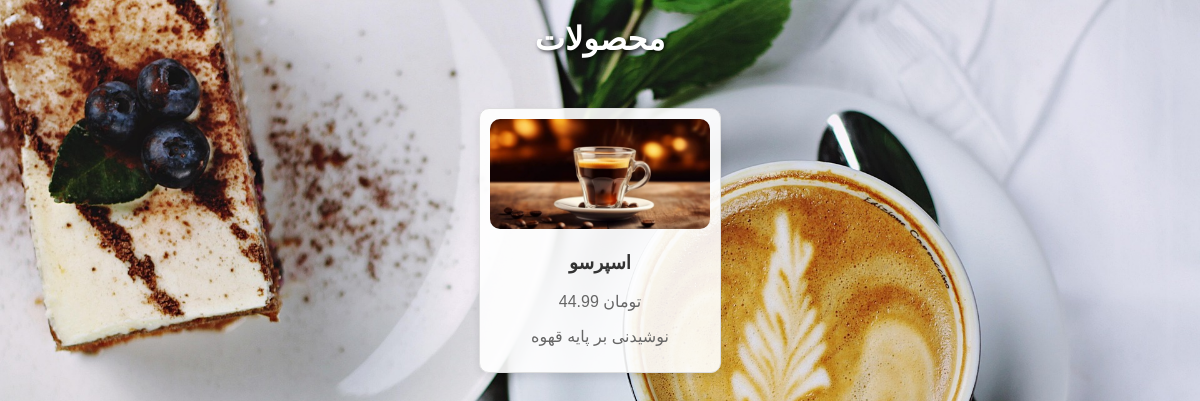
The page /store/ on the database as committed earlier.
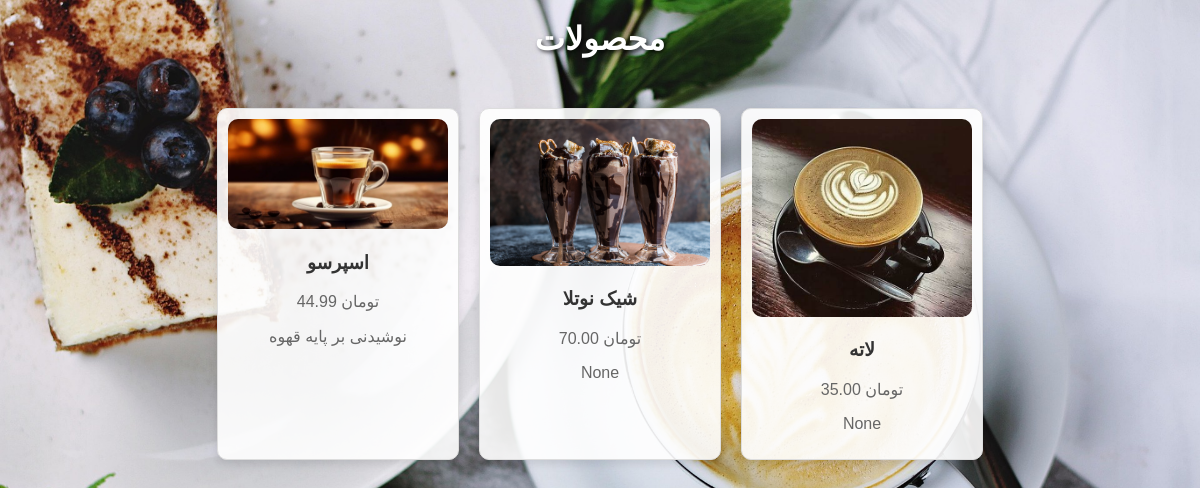
The same page on the database as committed later.
### mainapp/models.py (models this page shows, shortened)
class Product(models.Model):
    CATEGORY_CHOICES = [
        ('hot_drinks', 'نوشیدنی گرم'),
        ('cold_drinks', 'نوشیدنی سرد'),
        ('cakes', 'کیک'),
    ]
    category = models.CharField(_("دسته بندی محصول"),max_length=20, choices=CATEGORY_CHOICES, default='hot_drinks')
    name = models.CharField(_('نام'), max_length=255)
    description = models.CharField( _("توضیحات"), max_length=255, blank=True, null=True)
    price = models.DecimalField(_("قیمت"),default=0, max_digits=10, decimal_places=2, validators=[validators.MinValueValidator(0)])
    timeNeeded = models.IntegerField(_("زمان مورد نیاز"),default=0, validators=[validators.MaxValueValidator(60)])
    coffee = models.PositiveIntegerField(_("قهوه"),default=0)
    milk = models.PositiveIntegerField(_("شیر"),default=0)
    chocolate = models.PositiveIntegerField(_("شکلات"),default=0)
    flour = models.PositiveIntegerField(_("آرد"),default=0)
    sugar = models.PositiveIntegerField(_("شکر"),default=0)
    image = models.ImageField(_("تصویر"),upload_to='products/')
    created_at = models.DateTimeField(auto_now_add=True)
    updated_at = models.DateTimeField(auto_now=True)
    sold_count = models.PositiveBigIntegerField(default=0)

### mainapp/views.py (the view)
# urls.py: path('store/',store_view, name='store')
def store_view(request):
    all_products = Product.objects.all()
    context={'products':all_products}
    return render(request,'mainapp/store.html',context=context)

### templates/mainapp/store.html (shortened to what this page needs)
<!DOCTYPE html>
<html lang="fa">
<head>
    {% load static %}
    <link rel="stylesheet" href="{% static 'css/style.css' %}">
</head>
<body>
    <h1>محصولات</h1>
    <div class="product-container">
        {% if request.GET.category == "cold_drinks" %}
            {% for product in products %}
                {% if product.category == "cold_drinks" %}
                <div class="product-card">
                    <img src="{{ product.image.url }}" alt="{{ product.name }}">
                    <h3>{{ product.name }}</h3>
                    <p>{{ product.price }} تومان</p>
                    <p>{{ product.description }}</p>
                </div>
                {% endif %}
            {% endfor %}
        {% else %}
            {% for product in products %}
            <div class="product-card">
                <img src="{{ product.image.url }}" alt="{{ product.name }}">
                <h3>{{ product.name }}</h3>
                <p>{{ product.price }} تومان</p>
                <p>{{ product.description }}</p>
            </div>
            {% endfor %}
        {% endif %}
    </div>
</body>
</html>

### static/css/style.css (style rules this page uses)
body { font-family: Arial, sans-serif; margin: 0; padding: 0; background: url('../images/background.jpg') no-repeat center center fixed; background-size: cover; color: #333; }
h1 { text-align: center; margin: 20px 0; color: #fff; text-shadow: 2px 2px 4px rgba(0, 0, 0, 0.7); }
.product-container { display: flex; flex-wrap: wrap; justify-content: center; padding: 20px; }
.product-card { background-color: rgba(255, 255, 255, 0.9); border: 1px solid #ddd; border-radius: 10px; box-shadow: 0 4px 8px rgba(0, 0, 0, 0.1); margin: 10px; padding: 10px; text-align: center; width: 220px; }
.product-card img { border-radius: 10px; max-width: 100%; height: auto; }
.product-card h3 { color: #333; }
.product-card p { color: #666; }
.product-card { transition: transform 0.2s; }

Rows that differ between the two databases and show on the page:
added Product: image (picture), name "شیک نوتلا", price "70.00", description "None"
added Product: image (picture), name "لاته", price "35.00", description "None"
